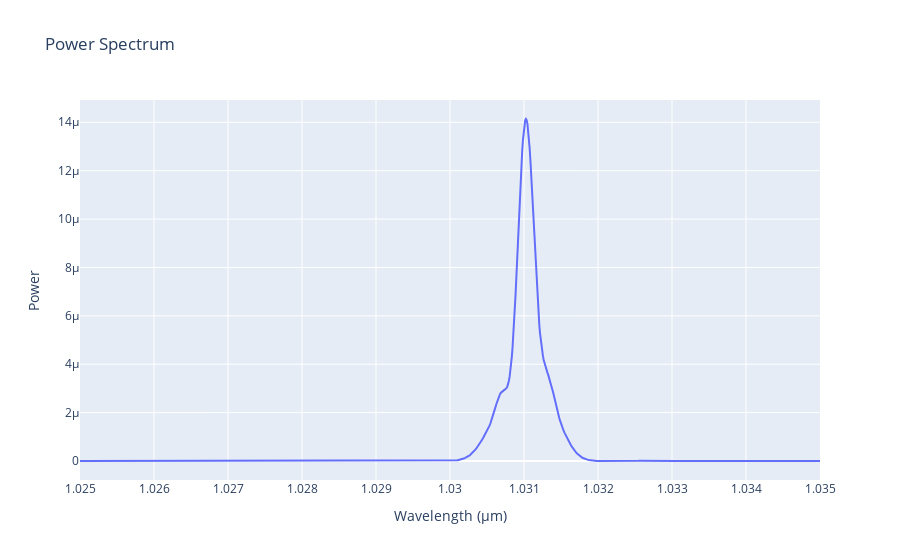

Notebook code cell kept with this figure:
### Code cell
widths = jnp.load("optimized_widths_1000_3.npy")
# TODO: widthsに値が負のドメインが一つだけ含まれていたのでドメインの幅を修正する。
widths = jnp.where(widths < 0, 0.98, widths)
num_domains = widths.shape[0]
kappa_vals = kappa_mag * jnp.power(-1, jnp.arange(num_domains))
wls = jnp.linspace(1.025, 1.035, 1000)
delta_k1 = mgoslt.calc_twm_delta_k(wls, wls, 70.0)
delta_k2 = mgoslt.calc_twm_delta_k(wls, wls / 2, 70.0)

b_end_shg = batch_simulate_twm(widths, kappa_vals, delta_k1s, delta_k2s, b_initial)

thw_powers = jnp.abs(b_end_shg[:, 2]) ** 2 * 100 * 1.07 / 2.84

show_power_spectrum(wls, thw_powers)

device_length = jnp.sum(widths)
print(f"Device length: {device_length}")
print(f"Max power / (Device length)^2: {jnp.max(thw_powers) / device_length**2}")

### Figure 1 — Plotly figure (JSON) as saved in the notebook; plotly's stock layout.template omitted (floating-point values rounded to 4 significant figures; data arrays with more than 128 entries replaced by an {"elided": "..."} marker saying what was removed)
{"data": [{"mode": "lines", "name": "Power", "type": "scatter", "x": {"elided": "1000 float values"}, "y": {"elided": "1000 float values"}}], "layout": {"title": {"text": "Power Spectrum"}, "xaxis": {"title": {"text": "Wavelength (μm)"}}, "yaxis": {"title": {"text": "Power"}}}}
